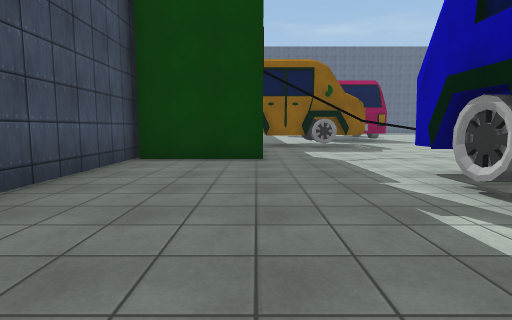
[1] (above)

19 first-person views from a walk through a 3-D level made in the Unity game engine. The camera is 1.3 m above the floor, tilts 6° down and sees 80° across. The floor is counted in squares, 2 m on a side. Each view is taken from the middle of a square. On the plan, view 1 faces up. The plan holds only what a view shows up to about 10 squares ahead; the rest is blank. The place goes on beyond the plan. The player is left out. Surface patterns are stand-ins for the level's own textures.

[2]
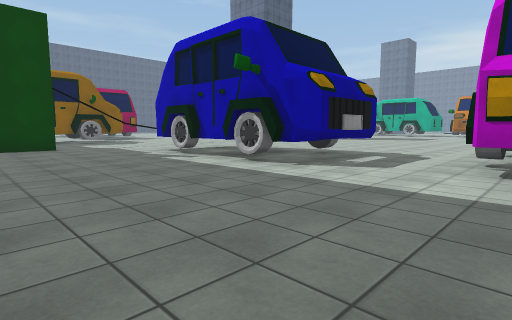

[3]
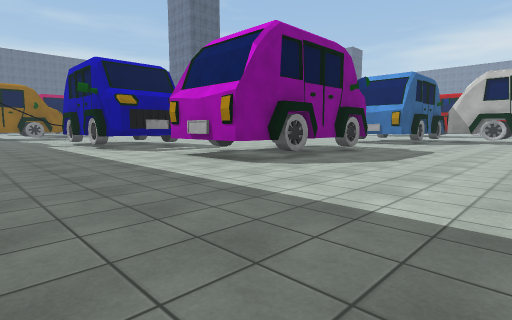

[4]
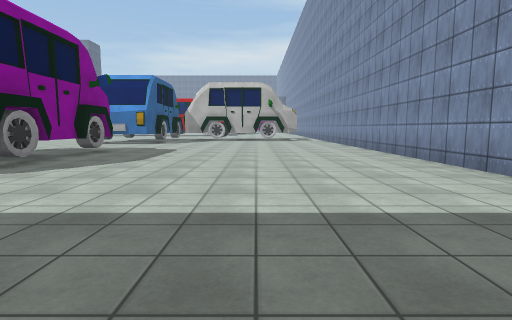

[5]
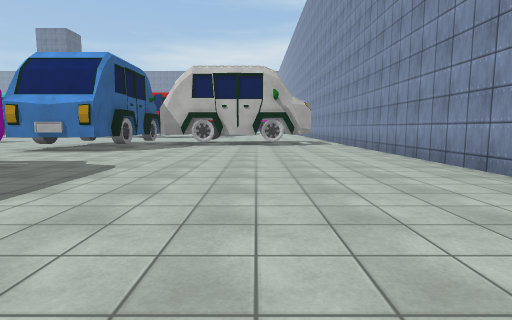

[6]
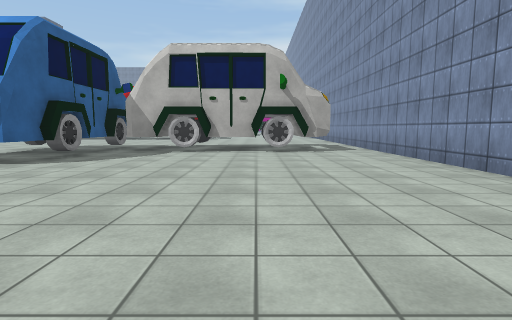

[7]
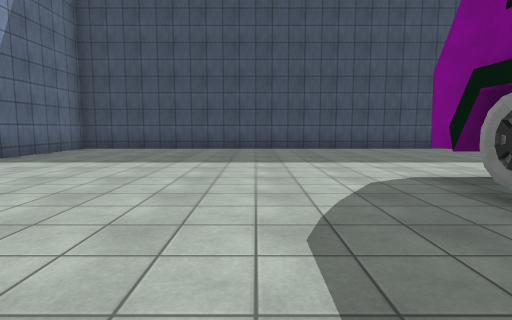

[8]
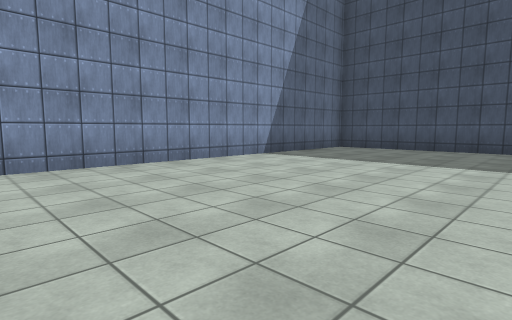

[9]
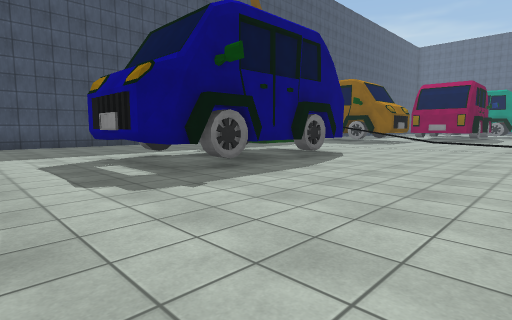

[10]
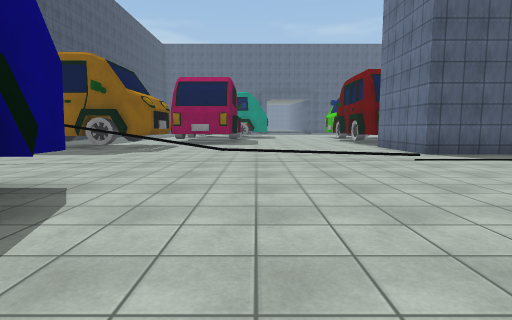

[11]
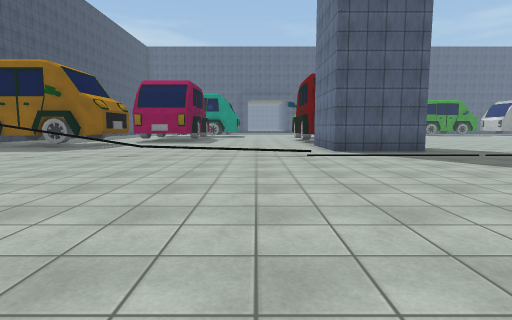

[12]
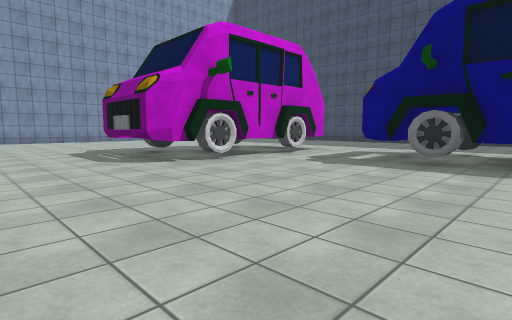

[13]
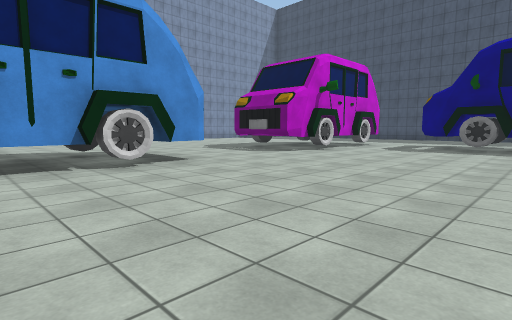

[14]
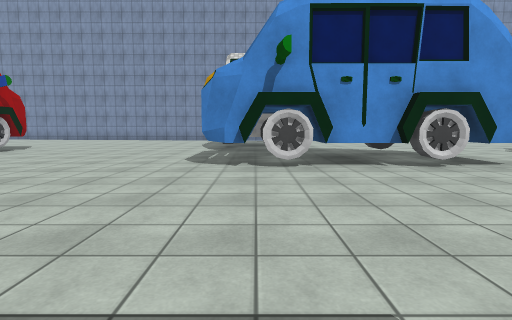

[15]
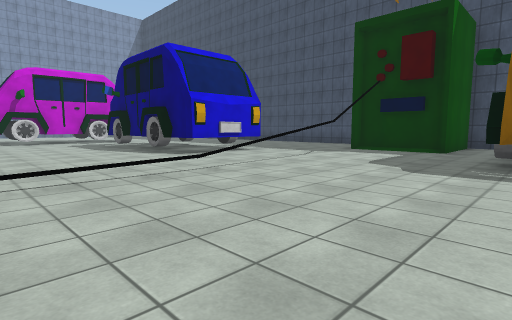

[16]
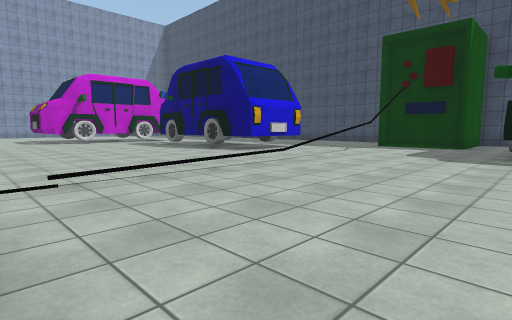

[17]
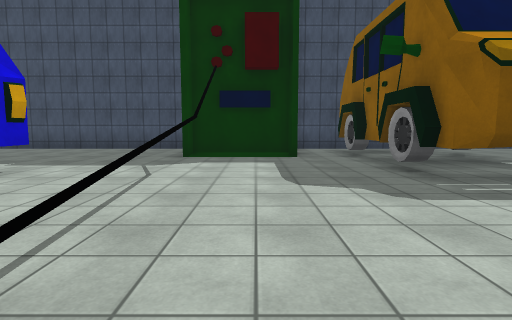

[18]
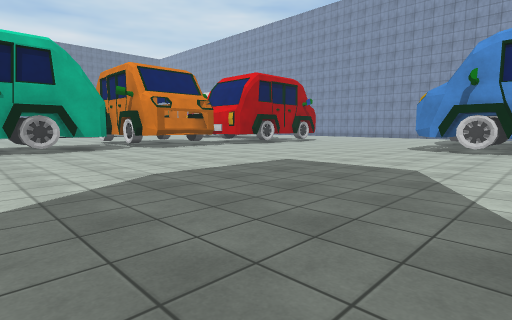

[19]
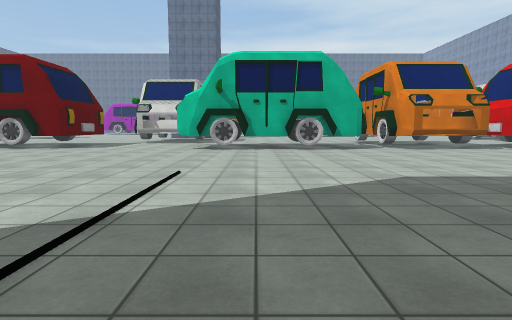

### Floor plan
Key: @ floor where view 1 was taken; # wall or solid block; . floor; ^ raised ledge; T thing the floor can be seen under or through.
Columns run from 3 left of view 1 to 26 right of it. Each row starts with its distance up from view 1.
 11    #^##........#       .....
 10    #.##........#  ..........
  9    #...........##...........
  8   ##.......................#
  7 ####..TTT..................#
  6 #..........................#
  5 #.........................####
  4 #.....TTT.................####
  3 #.....T T..................^
  2 #.....T T...................
  1 #....T  T.................##
  0 #..@.TTTT.................##
 -1 #.....TT..................##
 -2 #.......................   #
 -3 #.....######...TTTT#....
 -4 #.....##  ##...#  ###....
 -5 #.....## ^##...##^## .....
 -6 #......##.........##......#
 -7 #.................## .....#
 -8 #.................#  ......
 -9 #.................#
-10 #.................#
-11 #.................##
-12 #.................#
-13 #...................
-14 ####################

Where each view was taken, in squares from view 1:
view 1: 0 up, 0 right, facing up
view 2: 4 down, 2 left, facing up-right
view 3: 10 down, 1 left, facing up-right
view 4: 10 down, 1 left, facing right
view 5: 10 down, 3 right, facing right
view 6: 10 down, 6 right, facing right
view 7: 8 down, 7 right, facing left
view 8: 8 down, 7 right, facing down-left
view 9: 3 down, 9 right, facing up-left
view 10: 1 up, 7 right, facing up
view 11: 0 up, 9 right, facing up
view 12: 2 up, 11 right, facing down-left
view 13: 2 up, 15 right, facing down-left
view 14: 2 up, 16 right, facing down
view 15: 11 up, 9 right, facing down-left
view 16: 11 up, 11 right, facing down-left
view 17: 8 up, 7 right, facing left
view 18: 6 up, 14 right, facing down-right
view 19: 6 up, 14 right, facing right
